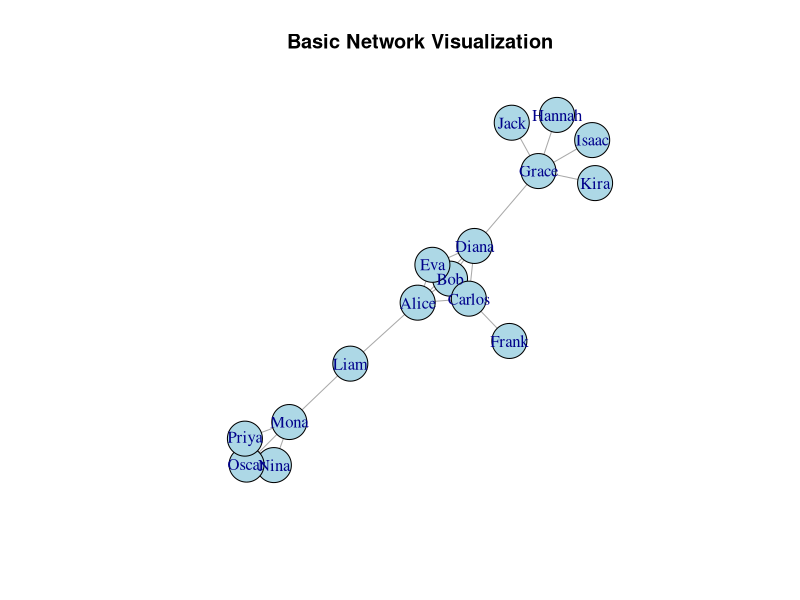
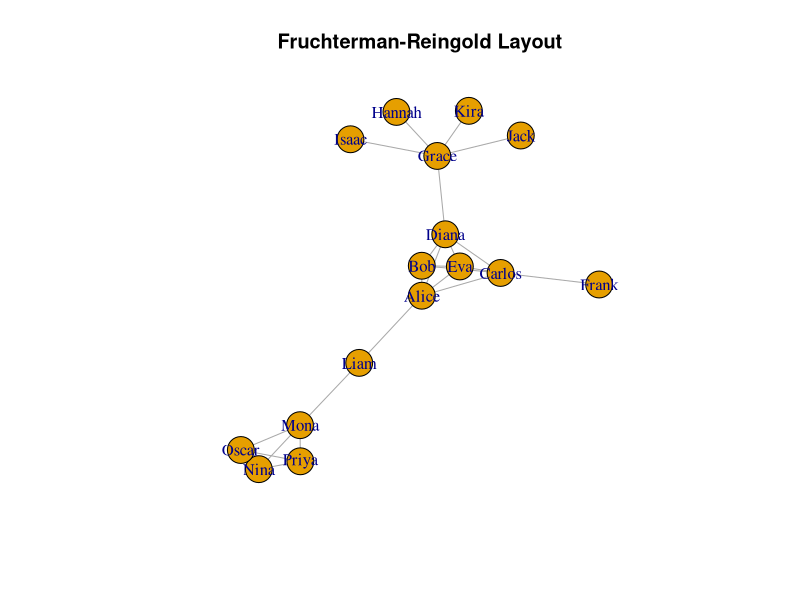
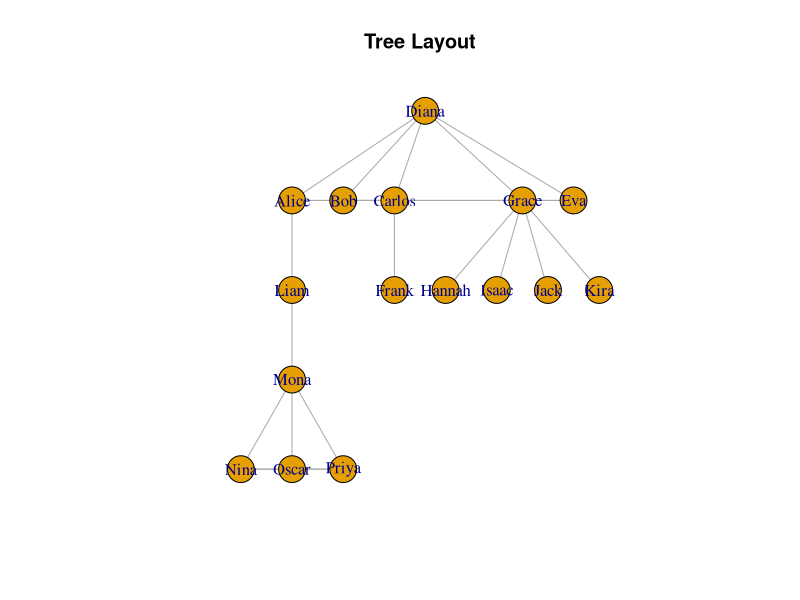
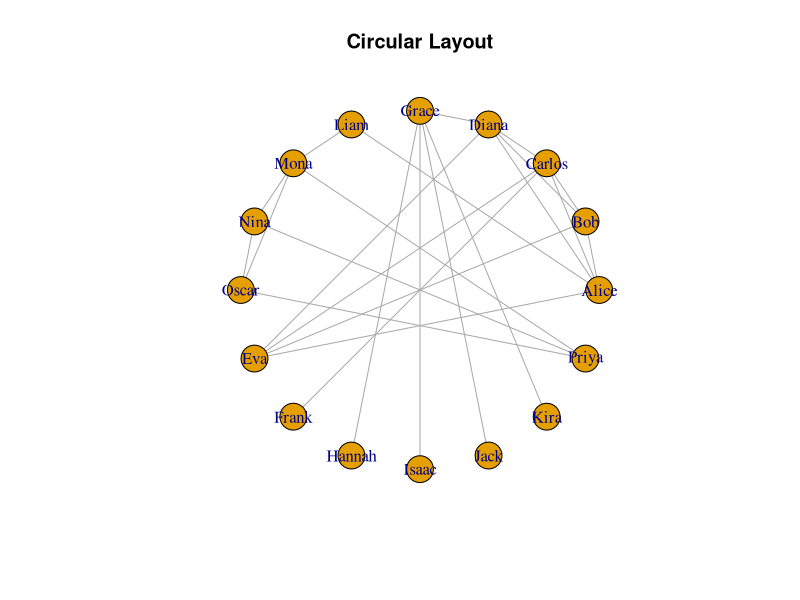
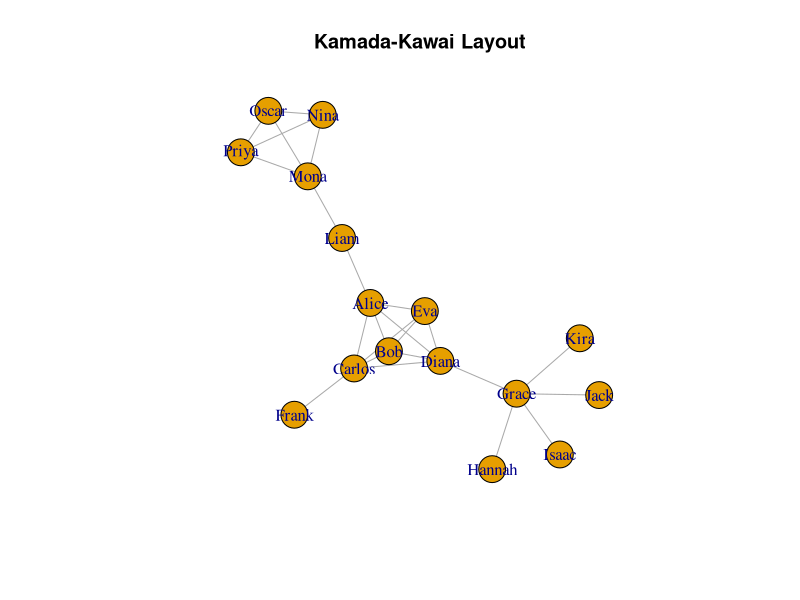
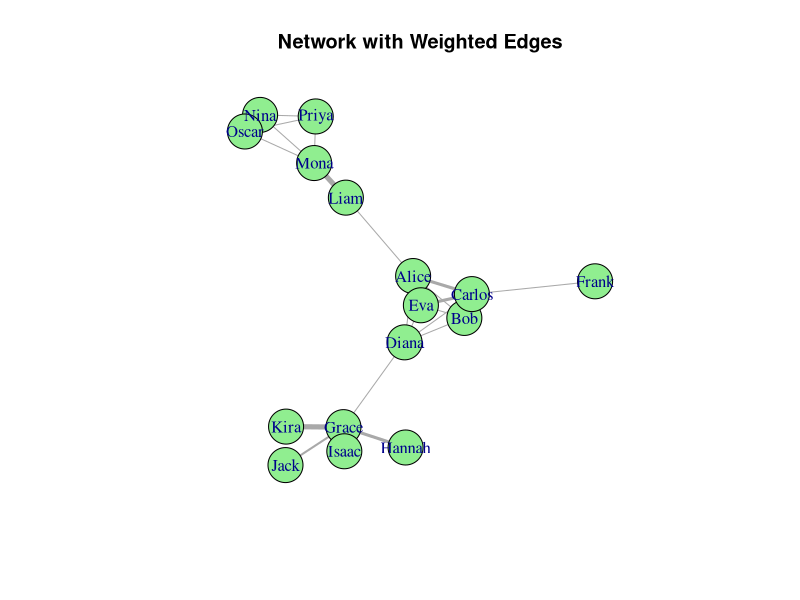
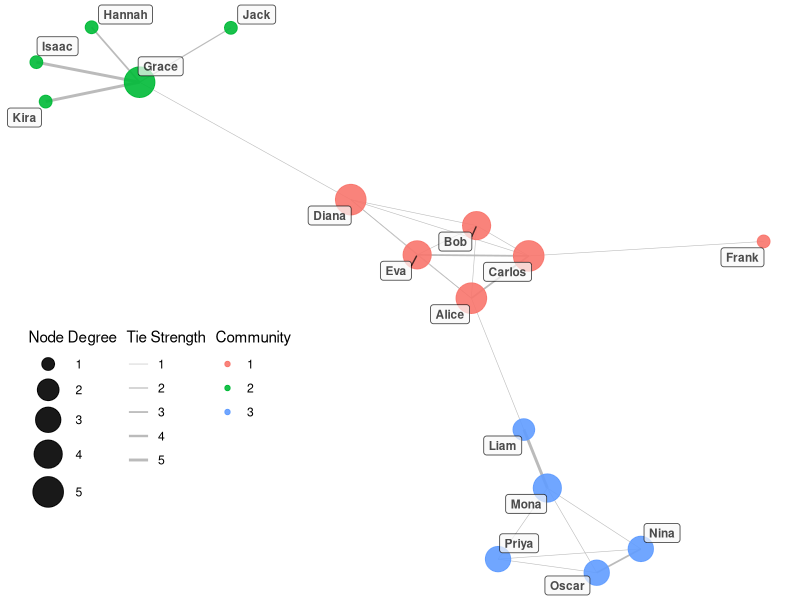
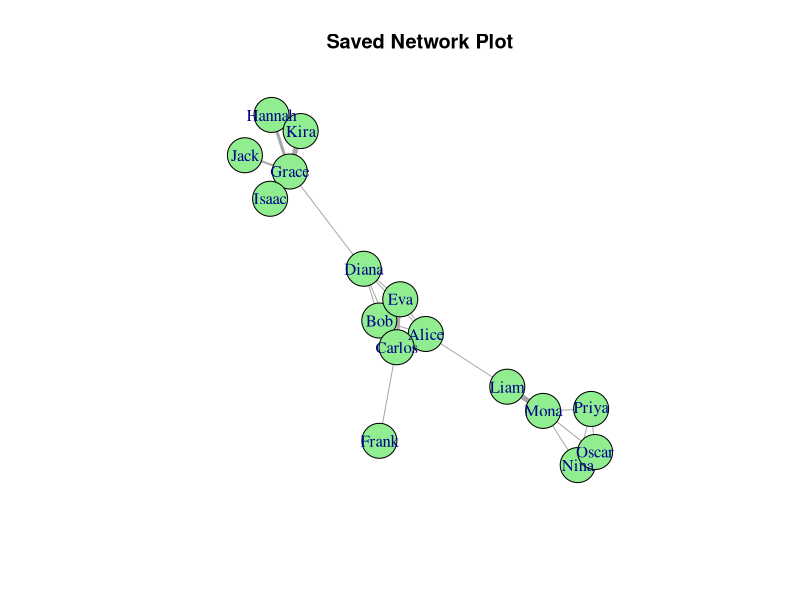

These figures' R source, in order:
# ==============================================
# 1. Load necessary packages
# ==============================================
if (!require("igraph")) install.packages("igraph")

# ==============================================
# 2. Define node names and edge list
# ==============================================

# Assign human-readable names to each node
node_names <- c("Alice", "Bob", "Carlos", "Diana", "Eva", "Frank", "Grace", "Hannah",
                "Isaac", "Jack", "Kira", "Liam", "Mona", "Nina", "Oscar", "Priya")

# Create a name mapping: 1 = Alice, 2 = Bob, etc.
name_map <- setNames(node_names, 1:16)

# Edge list: connections between individuals
edges <- data.frame(
  from = name_map[c(1,1,1,1,2,2,2,3,3,4,3,4,7,7,7,7,1,12,13,13,13,14,14,15)],
  to   = name_map[c(2,3,4,5,3,4,5,4,5,5,6,7,8,9,10,11,12,13,14,15,16,15,16,16)]
)

# Take a look at the edge list
print(edges)

# ==============================================
# 3. Create and inspect the graph
# ==============================================
# Create a graph object from the edge list
graph_net <- graph_from_data_frame(edges, directed = FALSE)

# Inspect the graph structure
print(graph_net)
cat("Number of nodes:", vcount(graph_net), "\n")
cat("Number of edges:", ecount(graph_net), "\n")

# ==============================================
# 4. Basic plot of the network
# ==============================================
plot(graph_net,
     vertex.label = V(graph_net)$name,
     vertex.color = "lightblue",
     vertex.size = 20,
     edge.arrow.size = 0.5,
     main = "Basic Network Visualization")

# ==============================================
# 5. Different layout visualizations
# ==============================================
# Force-directed layout
plot(graph_net, layout = layout_with_fr, main = "Fruchterman-Reingold Layout")
# Tree layout
plot(graph_net, layout = layout_as_tree, main = "Tree Layout")
# Circular layout
plot(graph_net, layout = layout_in_circle, main = "Circular Layout")
# Kamada-Kawai layout
plot(graph_net, layout = layout_with_kk, main = "Kamada-Kawai Layout")

# ==============================================
# 6. Add weights and visualize
# ==============================================

# Create a new edge list with weights (tie strength)
edges_weighted <- data.frame(
  from = name_map[c(1,1,1,1,2,2,2,3,3,4,3,4,7,7,7,7,1,12,13,13,13,14,14,15)],
  to   = name_map[c(2,3,4,5,3,4,5,4,5,5,6,7,8,9,10,11,12,13,14,15,16,15,16,16)],
  weight = c(1,3,1,1,1,1,1,1,3,1,1,1,3,5,2,5,1,5,1,1,1,3,1,1)
)

# Create the weighted graph
graph_weighted <- graph_from_data_frame(edges_weighted, directed = FALSE)
# Assign edge width based on weight
E(graph_weighted)$width <- E(graph_weighted)$weight

# Plot with weights
plot(graph_weighted,
     layout = layout_with_fr,
     vertex.label = V(graph_weighted)$name,
     vertex.color = "lightgreen",
     vertex.size = 20,
     edge.width = E(graph_weighted)$width,
     main = "Network with Weighted Edges")

# ==============================================
# 7. Save the network as an image
# ==============================================
png("network_plot.png", width = 3000, height = 3000, unit = "px", res = 500)
plot(graph_weighted,
     layout = layout_with_fr,
     vertex.label = V(graph_weighted)$name,
     vertex.color = "lightgreen",
     vertex.size = 20,
     edge.width = E(graph_weighted)$width,
     main = "Saved Network Plot")
dev.off()
# Have a look at the saved image

# ==============================================
# Use ggraph to create a ggplot2 visualization [Optional]
# ==============================================

if (!require("ggraph")) install.packages("ggraph")
if (!require("tidygraph")) install.packages("tidygraph")

# 5. Make a beautiful plot using ggraph and tidygraph
tg <- as_tbl_graph(graph_weighted) %>%
  mutate(community = as.factor(group_louvain())) %>% # Community detection for coloring
  mutate(size = centrality_degree()) %>% # Calculate node degree for sizing
  activate(edges) %>%
  mutate(weight = weight)  # ensure 'weight' exists

set.seed(123)  # For reproducibility
ggraph(tg, layout = "fr") +
  # layout options: kk, fr, circle, tree, dendrogram
  geom_edge_link(aes(width = weight),  # Tie weight visualized as thickness
                 alpha = 0.9,          # Transparency of edges
                 color = "gray70") +   # Edge color
  geom_node_point(aes(size = size,           # Node size based on degree
                      color = community),    # Color by community
                  alpha = 0.9) +             # Transparency of nodes
  geom_node_label(
    aes(label = name),   # Node labels
    size = 3,            # Label size
    label.size = 0.3,    # Border size around labels
    color = "black",     # Label color
    fill = "#F8F8F8",    # Label background color
    fontface = "bold",   # Bold labels
    alpha = 0.7,         # Transparency of labels
    repel = TRUE         # Repel labels to avoid overlap
  ) +
  scale_edge_width(range = c(0.2, 1)) + # Edge width range
  scale_size(range = c(4, 10)) +        # Node size range
  theme_void() +
  labs(edge_width = "Tie Strength",     # legend settings
       size = "Node Degree",
       color = "Community") +
  theme(
    legend.position = c(0.2, 0.3),   # (x, y) in [0, 1] relative to plot area
    legend.box = "horizontal"        # optional: stack all legends vertically
  )

ggsave("network_plot_ggraph.pdf",
       width = 10,
       height = 7)
# Have a look at the saved image
